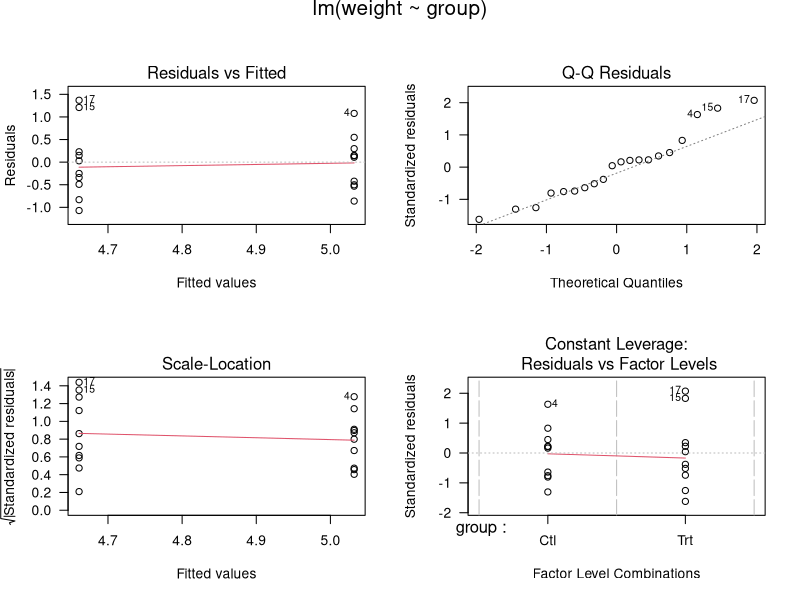

This figure's R source:
#Esta línea no funciona, por ahora...
#lm(y~x)


require(graphics)
#un comentario loco agregado
## Annette Dobson (1990) "An Introduction to Generalized Linear Models".
## Page 9: Plant Weight Data.
ctl <- c(4.17,5.58,5.18,6.11,4.50,4.61,5.17,4.53,5.33,5.14)
trt <- c(4.81,4.17,4.41,3.59,5.87,3.83,6.03,4.89,4.32,4.69)
group <- gl(2, 10, 20, labels = c("Ctl","Trt"))
weight <- c(ctl, trt)
lm.D9 <- lm(weight ~ group)
lm.D90 <- lm(weight ~ group - 1) # omitting intercept

anova(lm.D9)
summary(lm.D90)

opar <- par(mfrow = c(2,2), oma = c(0, 0, 1.1, 0))
plot(lm.D9, las = 1)      # Residuals, Fitted, ...
par(opar)

### less simple examples in "See Also" above
